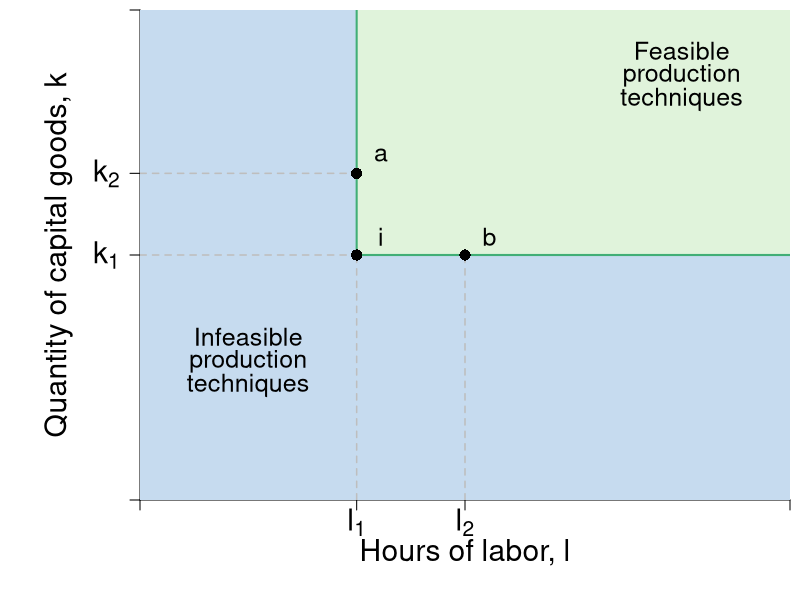

This figure's R source:
require(shape)
pdf(file = "specprodexch/production_technique.pdf", width = 9, height = 7)

#Set parameters for graphics
axislabelsize <- 1.8
labelsize <- 1.5
namesize <- 1.8
annotatesize <- 1.5
graphlinewidth <- 2
segmentlinewidth <- 1.5

COL <- c("#7fc97f", "#beaed4", "#fdc086", "#ffff99", "#386cb0", "#f0027f", "#bf5b17", "#666666")
COLA <- c("#e0f3db", "#99d8c9","#66c2a4","#41ae76", "#238b45", "#005824")
COLB <- c("#c6dbef", "#4eb3d3", "#2b8cbe", "#0868ac","#084081")

par(mar =  c(5, 7, .5, .5))

mrsA <- function(x, rmax = 10, xmax = 20) {
  rmax - (rmax/xmax)*x
}

uA <- function(x, y, rmax = 10, xmax = 20) {
  y + rmax*x - (1/2)(rmax/xmax)*x^2
}

xlims <- c(0, 12)
ylims <- c(0, 12)

npts <- 501 


plot(0, 0, xlim = xlims, ylim = ylims, type = "n",
     xlab = expression(paste("")),
     ylab = expression(paste("")), 
     xaxt = "n", 
     yaxt = "n", 
     cex.lab = axislabelsize, 
     bty = "n",
     xaxs="i", 
     yaxs="i")

# ticksy <- seq(from = 0, to = ylims[2], by = 2)
# ylabels <- seq(from = 0, to = ylims[2], by = 2)
# ticksx <- seq(from = 0, to = xlims[2], by = 2)
# xlabels <- seq(from = 0, to = xlims[2], by = 2)
ticksy <- c(0, 6, 8, ylims[2])
ylabels <- c(NA, expression(paste(k[1])), expression(paste(k[2])), NA)
ticksx <- c(0, 4, 6, xlims[2])
xlabels <- c(NA, expression(paste(l[1])), expression(paste(l[2])), NA)

axis(1, at = ticksx, pos = 0, labels = xlabels, cex.axis = axislabelsize)
axis(2, at = ticksy, pos = 0, labels = ylabels, las = 1, cex.axis = axislabelsize)

npts <- 500 
xx1 <- seq(xlims[1], xlims[2], length.out = npts)

#Infeasible area
xpoly <- c(0, 4, 4, xlims[2], xlims[2], 0, 0)
ypoly <- c(ylims[2], ylims[2], 6, 6, 0, 0, ylims[2])
polygon(x = xpoly, y = ypoly, col = COLB[1], density=NULL, border = NA)

#Feasible area
xpoly1 <- c(xlims[2], 4, 4,  xlims[2], xlims[2])
ypoly1 <- c(ylims[2], ylims[2], 6, 6, ylims[2])
polygon(x = xpoly1, y = ypoly1, col = COLA[1], density=NULL, border = NA)

#lines(xx1, mrsA(xx1, rmax = 20, xmax = 10), col = COLA[4], lwd = graphlinewidth)
#lines(xx1, brfB(xx1, alpha = 16, beta = 1/24), col = COLB[4], lwd = graphlinewidth)

#Production set
segments(4, 6, xlims[2], 6, lty = 1, col = COLA[4], lwd = graphlinewidth)
segments(4, 6, 4, ylims[2], lty = 1, col = COLA[4],  lwd = graphlinewidth)

#Segments to i
segments(0, 6, 4, 6, lty = 2, col = "gray", lwd = segmentlinewidth)
segments(4, 0, 4, 6, lty = 2, col = "gray", lwd = segmentlinewidth)

#For k2
segments(0, 8, 4, 8, lty = 2, col = "gray", lwd = segmentlinewidth)

#For l2
segments(6, 0, 6, 6, lty = 2, col = "gray", lwd = segmentlinewidth)



mtext(expression(paste("Hours of labor, ", l)), side=1, line = 2.5, cex = axislabelsize)
text(-1.5, 0.5*ylims[2], expression(paste("Quantity of capital goods, ", k)), xpd = TRUE, cex = axislabelsize, srt = 90) 

#For good production technique i
points(4, 6, pch = 16, col = "black", cex = 1.5)
text(4.45, 6.45, expression(i), cex = labelsize)

#For production technique a
points(4, 8, pch = 16, col = "black", cex = 1.5)
text(4.45, 8.45, expression(a), cex = labelsize)

#For production technique b
points(6, 6, pch = 16, col = "black", cex = 1.5)
text(6.45, 6.45, expression(b), cex = labelsize)


text(10, 11, expression(paste("Feasible")), cex = labelsize)
text(10, 10.4, expression(paste("production")), cex = labelsize)
text(10, 9.8, expression(paste("techniques")), cex = labelsize)
text(2, 4, expression(paste("Infeasible")), cex = labelsize)
text(2, 3.4, expression(paste("production")), cex = labelsize)
text(2, 2.8, expression(paste("techniques")), cex = labelsize)

#text(7.3, 2.5, expression("Curve"))
#Arrows(7.3, 3.5, 7.3, 6.1, col = "black", lty = 1, lwd = 2, arr.type = "triangle", arr.lwd = 0.5)

#Label the iso-welfare functions for the HG, Aisha
# text(3.8, 1.5, expression(u[1]^A))
# text(4.6, 1.5, expression(u[2]^A))
# text(5.5, 1.5, expression(u[3]^A))
#text(6.6, 8.3, expression(u[4]^A))


#Label the indifference curves for the HG, Betty
# text(7.6, 17, expression(u[1]^B))
# text(6.75, 17, expression(u[2]^B))
# text(6, 17, expression(u[3]^B))
#text(3.4, 6.9, expression(v[4]^B))

#Label mrs function
text(18, 2.5, expression(paste(mrs(x,y) == r[max] - bgroup("(",frac(r[max], x[max]),")")*x)))
#Arrows(10, 7.5, 10, 5, col = "black", lty = 1, lwd = 2, arr.type = "triangle", arr.lwd = 0.5)

#Label satiation
#text(20, 3.5, expression(paste(x[max] == "Point")))
#text(20, 3, expression(paste("of Satiation")))
#Arrows(20, 2.5, 20, 0.5, col = "black", lty = 1, lwd = 2, arr.type = "triangle", arr.lwd = 0.5)

#Label highest willingness to pay
#text(5, 10, expression("Consumer Surplus"))
#text(5, 9, expression(paste(CS==frac(1, 2)*bgroup("(",r[max] - p,")")*x)))
#Arrows(5, 8.5, 5, 6, col = "black", lty = 1, lwd = 2, arr.type = "triangle", arr.lwd = 0.5)

dev.off()
